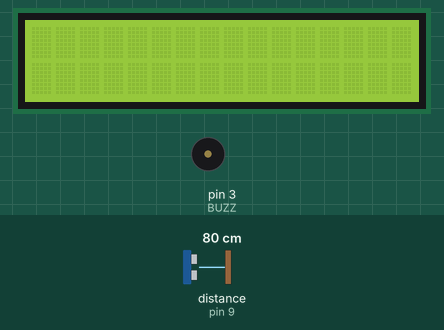
A sketch run on a simulated Arduino Uno, built with avr-gcc and run on an emulated ATmega328P. On the bench: 16×2 character LCD, buzzer (waves = sounding, pin HIGH). Wiring (inferred from the names in the program): ultrasonic range finder: trigger pin 10; echo pin 9. The test bench sets the inputs (shaded band); at power-on: distance to the obstacle (sensor on pin 9) 80 cm. The echo pulse lasts 58.3 µs per cm; pins used as bus, display or sensor lines are not drawn.

Above: at 1.2 s.
1.3 s: distance to the obstacle (sensor on pin 9) set to 46 cm
2.8 s: distance to the obstacle (sensor on pin 9) set to 38 cm
At 3.7 s:
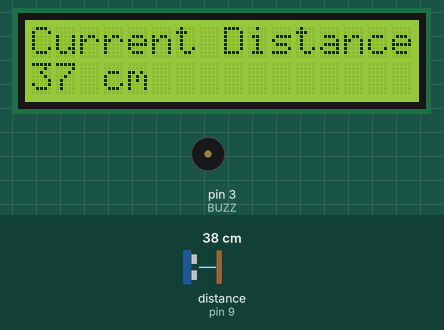
5.8 s: distance to the obstacle (sensor on pin 9) set to 7 cm
At 6.66 s:
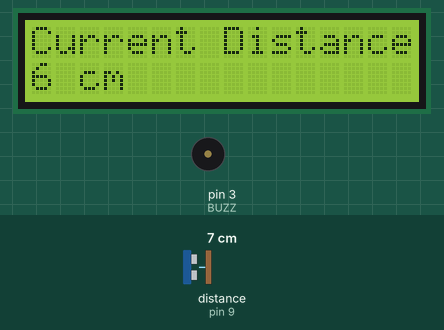
7.9 s: distance to the obstacle (sensor on pin 9) set to 4 cm
At 9.1 s:
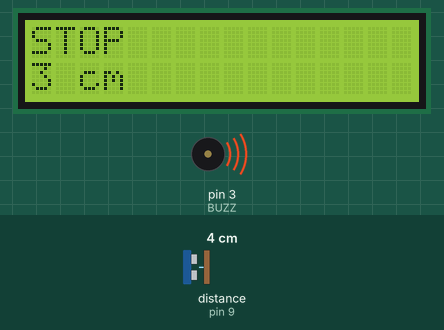
Timing chart, 0 to 10.6 s (numbered marks = the images above; inputs shaded):
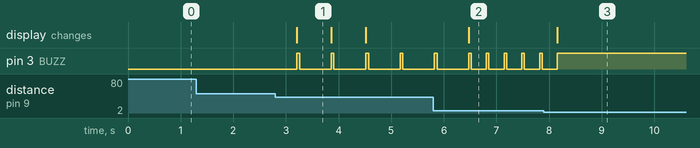

The sketch:

SonicScope.ino
```cpp
#include <Wire.h>
#include <LCD.h>
#include <LiquidCrystal_I2C.h>

LiquidCrystal_I2C lcd (0x27, 2, 1, 0 , 4, 5, 6, 7); // DIR, E, RW, RS, D4, D5, D6, D7

int TRIG = 10;
int ECO = 9;
int BUZZ = 3;
int DURACION;
int DISTANCIA;

void setup() {
  lcd.setBacklightPin(3, POSITIVE);
  lcd.setBacklight(HIGH);
  lcd.begin(16, 2);
  lcd.clear();
  pinMode(TRIG, OUTPUT);
  pinMode(ECO, INPUT);
  pinMode(BUZZ, OUTPUT);
}

void loop() {
  digitalWrite(TRIG, HIGH);
  delay(1);
  digitalWrite(TRIG, LOW);
  DURACION = pulseIn(ECO, HIGH); //obtiene el tiempo desde la emisión del pulso ultrasónico hasta la recepción del mismo
  DISTANCIA = DURACION / 58.2;  //58.2 es una cte especificada por el fabricante que permite obtener la distancia del pulso
  delay(200);
  if (DISTANCIA > 40) {
    lcd.clear();
  }
  else if (DISTANCIA <= 40 && DISTANCIA >= 5) {
    lcd.setCursor(0, 0);
    lcd.print("Current Distance");
    lcd.setCursor(0, 1);
    lcd.print(String(DISTANCIA) + " cm      ");
    digitalWrite(BUZZ, HIGH);
    delay(50);
    digitalWrite(BUZZ, LOW);
    delay(DISTANCIA * 10);
  }
  else if (DISTANCIA < 5 && DISTANCIA >= 0) {
    lcd.setCursor(0, 0);
    lcd.print("STOP            ");
    lcd.setCursor(0, 1);
    lcd.print(String(DISTANCIA) + " cm      ");
    digitalWrite(BUZZ, HIGH);
  }
  else {
    digitalWrite(BUZZ, LOW);
  }
}
```

Measured:
- the behaviour switches between 42 and 41 cm on distance to the obstacle (sensor on pin 9) (found by bisection; images 0 and 1)
- the behaviour switches between 6 and 5 cm on distance to the obstacle (sensor on pin 9) (found by bisection; images 2 and 3)
- after the input at 1.3 s, every drawn part: stays the same
- after the input at 2.8 s, pin 3 (BUZZ): alternates HIGH for 0.05 s and LOW for 0.60 s, starting after 0.41 s; the display: changes after 0.41 s (image 1)
- after the input at 5.8 s, the display: changes after 0.67 s (image 2)
- after the input at 7.9 s, pin 3 (BUZZ): goes on until 8.2 s, then stays HIGH; the display: changes after 0.26 s (image 3)
- what the display in image 1 shows lasts 0.7 s, from 3.2 s to 3.9 s
